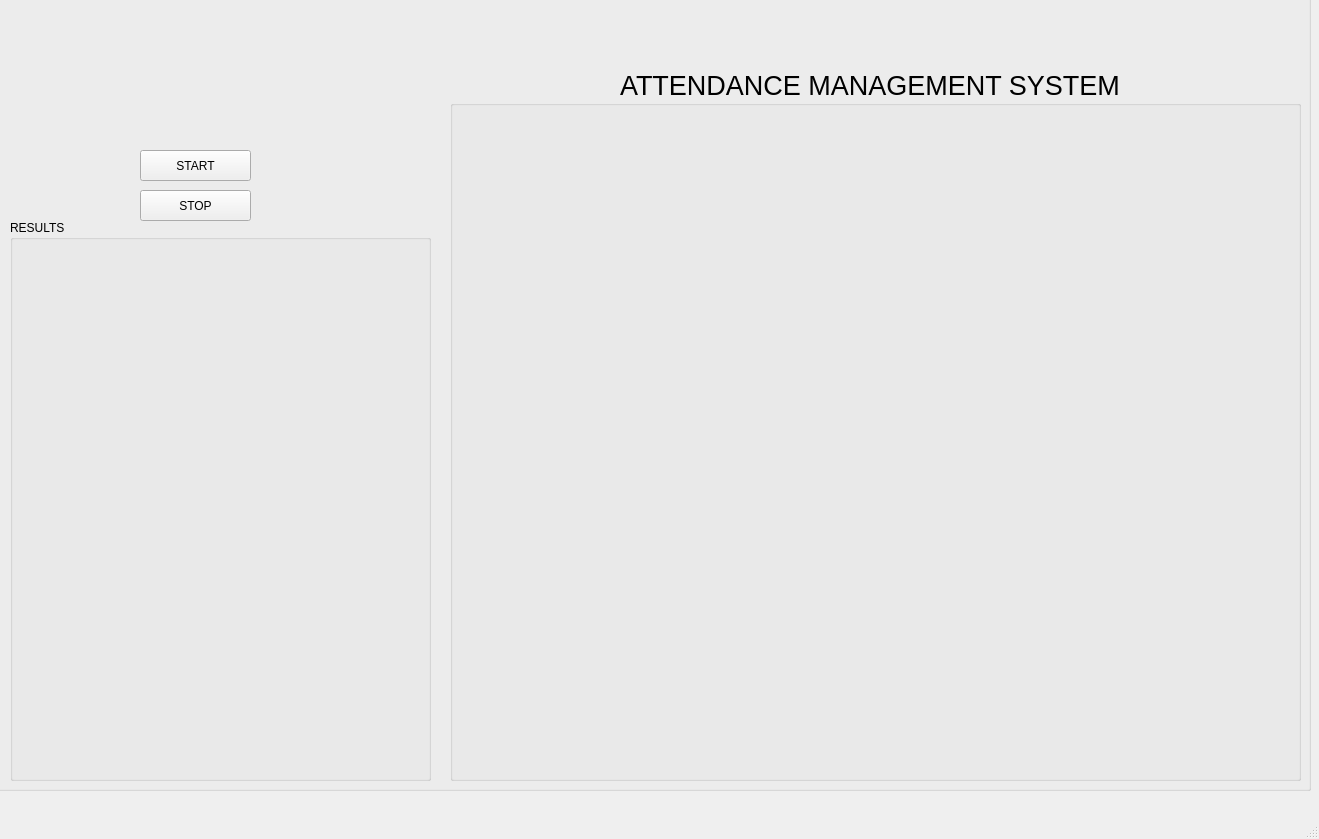
<?xml version="1.0" encoding="UTF-8"?>
<ui version="4.0">
 <class>MainWindow</class>
 <widget class="QMainWindow" name="MainWindow">
  <property name="geometry">
   <rect>
    <x>0</x>
    <y>0</y>
    <width>1319</width>
    <height>839</height>
   </rect>
  </property>
  <property name="windowTitle">
   <string>MainWindow</string>
  </property>
  <widget class="QWidget" name="centralwidget">
   <widget class="QGroupBox" name="groupBox">
    <property name="geometry">
     <rect>
      <x>-40</x>
      <y>-100</y>
      <width>1351</width>
      <height>891</height>
     </rect>
    </property>
    <property name="title">
     <string>GroupBox</string>
    </property>
    <widget class="QPushButton" name="startPushButton">
     <property name="geometry">
      <rect>
       <x>180</x>
       <y>250</y>
       <width>111</width>
       <height>31</height>
      </rect>
     </property>
     <property name="text">
      <string>START</string>
     </property>
    </widget>
    <widget class="QPushButton" name="stopPushButton">
     <property name="geometry">
      <rect>
       <x>180</x>
       <y>290</y>
       <width>111</width>
       <height>31</height>
      </rect>
     </property>
     <property name="text">
      <string>STOP</string>
     </property>
    </widget>
    <widget class="QGroupBox" name="displayFrameGroupBox">
     <property name="geometry">
      <rect>
       <x>490</x>
       <y>200</y>
       <width>851</width>
       <height>681</height>
      </rect>
     </property>
     <property name="layoutDirection">
      <enum>Qt::LeftToRight</enum>
     </property>
     <property name="title">
      <string/>
     </property>
    </widget>
    <widget class="QGroupBox" name="displayResultGoupBox">
     <property name="geometry">
      <rect>
       <x>50</x>
       <y>320</y>
       <width>421</width>
       <height>561</height>
      </rect>
     </property>
     <property name="layoutDirection">
      <enum>Qt::LeftToRight</enum>
     </property>
     <property name="title">
      <string>RESULTS</string>
     </property>
     <widget class="QLabel" name="displayResultLabel">
      <property name="geometry">
       <rect>
        <x>10</x>
        <y>30</y>
        <width>401</width>
        <height>511</height>
       </rect>
      </property>
      <property name="text">
       <string/>
      </property>
     </widget>
    </widget>
    <widget class="QLabel" name="textLabel">
     <property name="geometry">
      <rect>
       <x>660</x>
       <y>170</y>
       <width>501</width>
       <height>31</height>
      </rect>
     </property>
     <property name="font">
      <font>
       <pointsize>20</pointsize>
      </font>
     </property>
     <property name="text">
      <string>ATTENDANCE MANAGEMENT SYSTEM</string>
     </property>
    </widget>
   </widget>
  </widget>
  <widget class="QMenuBar" name="menubar">
   <property name="geometry">
    <rect>
     <x>0</x>
     <y>0</y>
     <width>1319</width>
     <height>22</height>
    </rect>
   </property>
  </widget>
  <widget class="QStatusBar" name="statusbar"/>
 </widget>
 <resources/>
 <connections/>
</ui>
